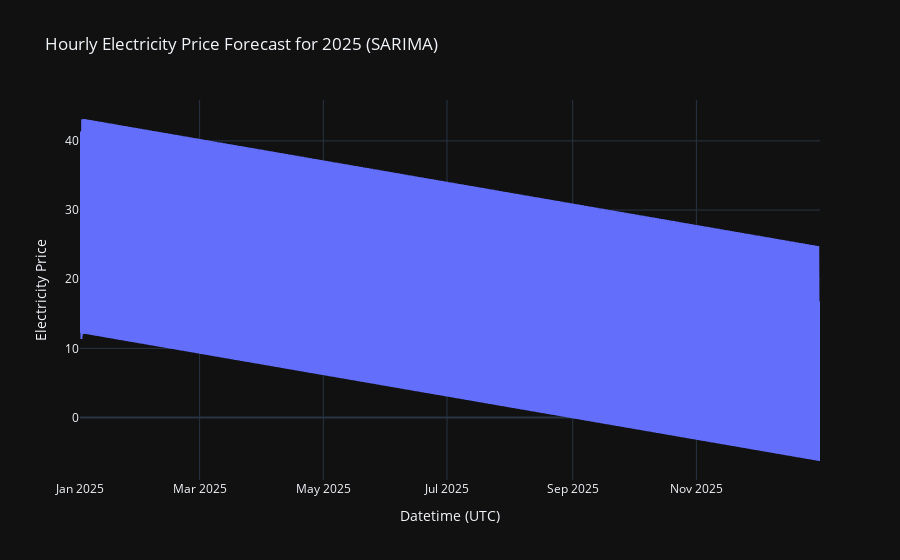
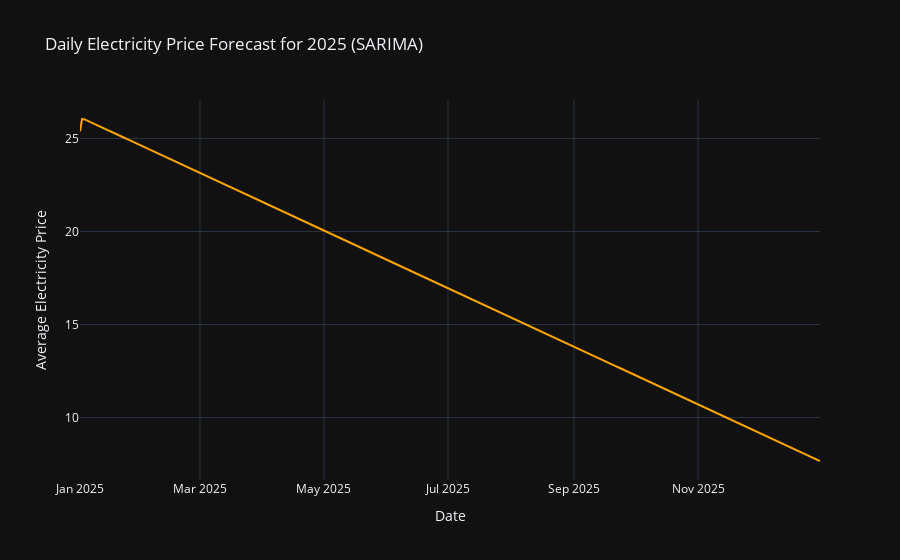
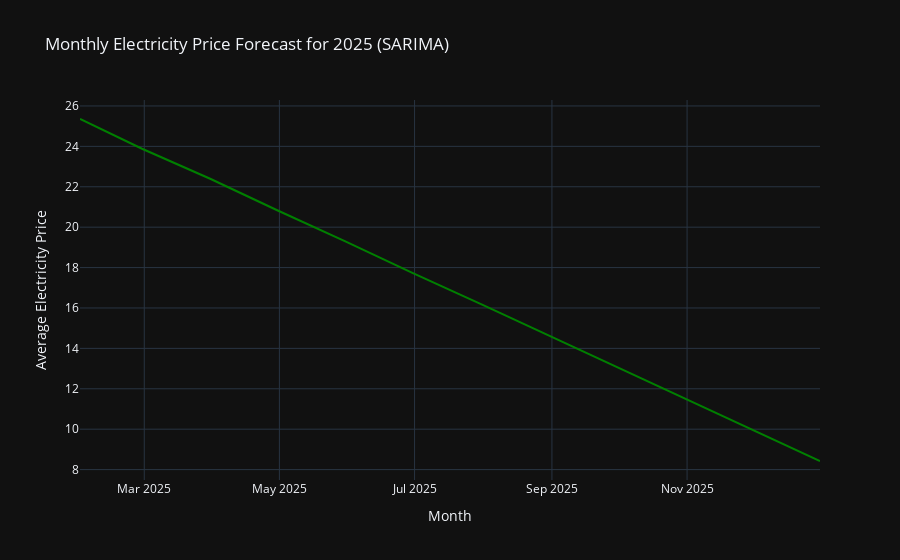

Notebook source saved alongside these figures, in order:
### Code cell
import plotly.graph_objects as go

# Hourly Forecast Plot
fig_hourly = go.Figure()
fig_hourly.add_trace(go.Scatter(
    x=forecast_df.index,
    y=forecast_df['SARIMA Forecasted Price'],
    mode='lines',
    name='Hourly Forecast'
))
fig_hourly.update_layout(
    title='Hourly Electricity Price Forecast for 2025 (SARIMA)',
    xaxis_title='Datetime (UTC)',
    yaxis_title='Electricity Price',
    template='plotly_dark',
    legend=dict(x=0, y=1)
)
fig_hourly.show()

# Daily Forecast Plot
daily_forecast = forecast_df.resample('D').mean()
fig_daily = go.Figure()
fig_daily.add_trace(go.Scatter(
    x=daily_forecast.index,
    y=daily_forecast['SARIMA Forecasted Price'],
    mode='lines',
    name='Daily Forecast',
    line=dict(color='orange')
))
fig_daily.update_layout(
    title='Daily Electricity Price Forecast for 2025 (SARIMA)',
    xaxis_title='Date',
    yaxis_title='Average Electricity Price',
    template='plotly_dark',
    legend=dict(x=0, y=1)
)
fig_daily.show()

# Monthly Forecast Plot
monthly_forecast = forecast_df.resample('M').mean()
fig_monthly = go.Figure()
fig_monthly.add_trace(go.Scatter(
    x=monthly_forecast.index,
    y=monthly_forecast['SARIMA Forecasted Price'],
    mode='lines',
    name='Monthly Forecast',
    line=dict(color='green')
))
fig_monthly.update_layout(
    title='Monthly Electricity Price Forecast for 2025 (SARIMA)',
    xaxis_title='Month',
    yaxis_title='Average Electricity Price',
    template='plotly_dark',
    legend=dict(x=0, y=1)
)
fig_monthly.show()

### Figure 1 — Plotly figure (JSON) as saved in the notebook; plotly's stock layout.template omitted (floating-point values rounded to 4 significant figures; data arrays with more than 128 entries replaced by an {"elided": "..."} marker saying what was removed)
{"data": [{"mode": "lines", "name": "Hourly Forecast", "type": "scatter", "x": {"elided": "8760 str values"}, "y": {"elided": "8760 float values"}}], "layout": {"legend": {"x": 0, "y": 1}, "title": {"text": "Hourly Electricity Price Forecast for 2025 (SARIMA)"}, "xaxis": {"title": {"text": "Datetime (UTC)"}}, "yaxis": {"title": {"text": "Electricity Price"}}}}

### Figure 2 — Plotly figure (JSON) as saved in the notebook; plotly's stock layout.template omitted (floating-point values rounded to 4 significant figures; data arrays with more than 128 entries replaced by an {"elided": "..."} marker saying what was removed)
{"data": [{"line": {"color": "orange"}, "mode": "lines", "name": "Daily Forecast", "type": "scatter", "x": {"elided": "365 str values"}, "y": {"elided": "365 float values"}}], "layout": {"legend": {"x": 0, "y": 1}, "title": {"text": "Daily Electricity Price Forecast for 2025 (SARIMA)"}, "xaxis": {"title": {"text": "Date"}}, "yaxis": {"title": {"text": "Average Electricity Price"}}}}

### Figure 3 — Plotly figure (JSON) as saved in the notebook; plotly's stock layout.template omitted (floating-point values rounded to 4 significant figures)
{"data": [{"line": {"color": "green"}, "mode": "lines", "name": "Monthly Forecast", "type": "scatter", "x": ["2025-01-31T00:00:00", "2025-02-28T00:00:00", "2025-03-31T00:00:00", "2025-04-30T00:00:00", "2025-05-31T00:00:00", "2025-06-30T00:00:00", "2025-07-31T00:00:00", "2025-08-31T00:00:00", "2025-09-30T00:00:00", "2025-10-31T00:00:00", "2025-11-30T00:00:00", "2025-12-31T00:00:00"], "y": [25.35, 23.88, 22.39, 20.84, 19.29, 17.74, 16.19, 14.62, 13.07, 11.52, 9.974, 8.426]}], "layout": {"legend": {"x": 0, "y": 1}, "title": {"text": "Monthly Electricity Price Forecast for 2025 (SARIMA)"}, "xaxis": {"title": {"text": "Month"}}, "yaxis": {"title": {"text": "Average Electricity Price"}}}}
